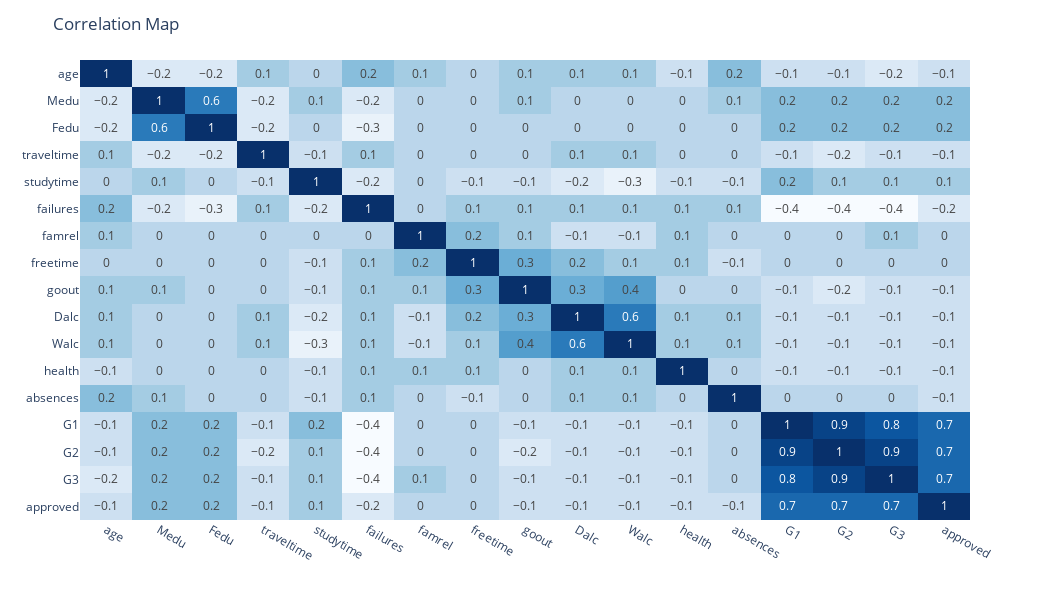

The cell this chart's notebook holds for it:
### Code cell
fig = px.imshow(df[numerical_columns].corr().round(1), text_auto=True, aspect="auto", color_continuous_scale=px.colors.sequential.Blues)
fig.layout.height = 600
fig.layout.width = 1050
fig.update_coloraxes(showscale=False)
fig.update_layout(
    title_text="Correlation Map")
fig.show()

### Figure 1 — Plotly figure (JSON) as saved in the notebook; plotly's stock layout.template omitted (floating-point values rounded to 4 significant figures; data arrays with more than 128 entries replaced by an {"elided": "..."} marker saying what was removed)
{"data": [{"coloraxis": "coloraxis", "hovertemplate": "x: %{x}<br>y: %{y}<br>color: %{z}<extra></extra>", "name": "0", "texttemplate": "%{z}", "type": "heatmap", "x": ["age", "Medu", "Fedu", "traveltime", "studytime", "failures", "famrel", "freetime", "goout", "Dalc", "Walc", "health", "absences", "G1", "G2", "G3", "approved"], "xaxis": "x", "y": ["age", "Medu", "Fedu", "traveltime", "studytime", "failures", "famrel", "freetime", "goout", "Dalc", "Walc", "health", "absences", "G1", "G2", "G3", "approved"], "yaxis": "y", "z": {"elided": "17x17 float values"}}], "layout": {"coloraxis": {"colorscale": [[0, "rgb(247,251,255)"], [0.125, "rgb(222,235,247)"], [0.25, "rgb(198,219,239)"], [0.375, "rgb(158,202,225)"], [0.5, "rgb(107,174,214)"], [0.625, "rgb(66,146,198)"], [0.75, "rgb(33,113,181)"], [0.875, "rgb(8,81,156)"], [1, "rgb(8,48,107)"]], "showscale": false}, "height": 600, "margin": {"t": 60}, "title": {"text": "Correlation Map"}, "width": 1050, "xaxis": {"anchor": "y", "domain": [0, 1]}, "yaxis": {"anchor": "x", "autorange": "reversed", "domain": [0, 1]}}}
